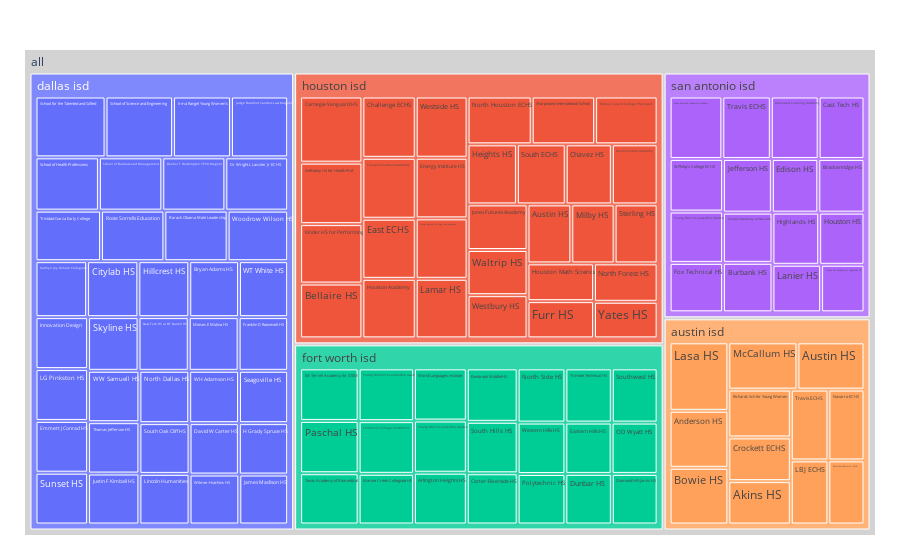

The cell this chart's notebook holds for it:
### Code cell
#tree map by sat scores
city_fig = px.treemap(big_city_school_df, path=[px.Constant("all"), 'District Name', 'Campus Name'], values='SAT Total')

city_fig.update_traces(root_color="lightgrey")
city_fig.update_layout(margin = dict(t=50, l=25, r=25, b=25))
city_fig.show()
plt.savefig("images/treesat.png")

### Figure 1 — Plotly figure (JSON) as saved in the notebook; plotly's stock layout.template omitted (floating-point values rounded to 4 significant figures)
{"data": [{"branchvalues": "total", "domain": {"x": [0, 1], "y": [0, 1]}, "hovertemplate": "labels=%{label}<br>SAT Total=%{value}<br>parent=%{parent}<br>id=%{id}<extra></extra>", "ids": ["all/san antonio isd/Advanced Learning Academy", "all/austin isd/Akins HS", "all/austin isd/Anderson HS", "all/fort worth isd/Arlington Heights HS", "all/austin isd/Austin HS", "all/houston isd/Austin HS", "all/dallas isd/Barack Obama Male Leadership", "all/houston isd/Bellaire HS", "all/fort worth isd/Benbrook Middle/HS", "all/dallas isd/Booker T Washington SPVA Magnet", "all/austin isd/Bowie HS", "all/san antonio isd/Brackenridge HS", "all/dallas isd/Bryan Adams HS", "all/san antonio isd/Burbank HS", "all/houston isd/Carnegie Vanguard HS", "all/fort worth isd/Carter-Riverside HS", "all/san antonio isd/Cast Tech HS", "all/houston isd/Challenge ECHS", "all/houston isd/Chavez HS", "all/dallas isd/Citylab HS", "all/san antonio isd/Cooper Academy at Navarro", "all/austin isd/Crockett ECHS", "all/dallas isd/David W Carter HS", "all/houston isd/DeBakey HS for Health Prof", "all/fort worth isd/Diamond Hill-Jarvis HS", "all/dallas isd/Dr Wright L Lassiter Jr ECHS", "all/fort worth isd/Dunbar HS", "all/houston isd/East ECHS", "all/fort worth isd/Eastern Hills HS", "all/austin isd/Eastside Memorial ECHS", "all/san antonio isd/Edison HS", "all/dallas isd/Emmett J Conrad HS", "all/houston isd/Energy Institute HS", "all/san antonio isd/Fox Technical HS", "all/dallas isd/Franklin D Roosevelt HS", "all/houston isd/Furr HS", "all/dallas isd/H Grady Spruce HS", "all/houston isd/Heights HS", "all/san antonio isd/Highlands HS", "all/dallas isd/Hillcrest HS", "all/houston isd/Houston Academy", "all/san antonio isd/Houston HS", "all/houston isd/Houston Math Science", "all/fort worth isd/IM Terrell Academy for STEM", "all/dallas isd/Innovation Design", "all/dallas isd/Irma Rangel Young Women's", "all/dallas isd/James Madison HS", "all/san antonio isd/Jefferson HS", "all/houston isd/Jones Futures Academy", "all/dallas isd/Judge Barefoot Sanders Law Magnet", "all/dallas isd/Justin F Kimball HS", "all/dallas isd/Kathlyn Joy Gilliam Collegiate", "all/houston isd/Kinder HS for Performing", "all/austin isd/LBJ ECHS", "all/dallas isd/LG Pinkston HS", "all/houston isd/Lamar HS", "all/san antonio isd/Lanier HS", "all/austin isd/Lasa HS", "all/dallas isd/Lincoln Humanities", "all/fort worth isd/Marine Creek Collegiate HS", "all/austin isd/McCallum HS", "all/houston isd/Mickey Leland College Prep Acad", "all/houston isd/Milby HS", "all/dallas isd/Moises E Molina HS", "all/houston isd/Mount Carmel Academy", "all/austin isd/Navarro ECHS", "all/dallas isd/New Tech HS at BF Darrell HS", "all/dallas isd/North Dallas HS", "all/houston isd/North Forest HS", "all/houston isd/North Houston ECHS", "all/fort worth isd/North Side HS", "all/fort worth isd/OD Wyatt HS", "all/fort worth isd/Paschal HS", "all/fort worth isd/Polytechnic HS", "all/austin isd/Richards Sch for Young Women", "all/dallas isd/Rosie Sorrells Education", "all/dallas isd/School for the Talented and Gifted", "all/dallas isd/School of Business and Management", "all/dallas isd/School of Health Professions", "all/dallas isd/School of Science and Engineering", "all/dallas isd/Seagoville HS", "all/houston isd/Sharpstown International School", "all/dallas isd/Skyline HS", "all/houston isd/South ECHS", "all/fort worth isd/South Hills HS", "all/dallas isd/South Oak Cliff HS", "all/fort worth isd/Southwest HS", "all/san antonio isd/St Philip's College ECHS", "all/houston isd/Sterling HS", "all/dallas isd/Sunset HS", "all/fort worth isd/Tarrant Co College South/Fort", "all/san antonio isd/Texans Can Academy at Highlands HS", "all/fort worth isd/Texas Academy of Biomedical", "all/houston isd/Texas Connections Academy", "all/dallas isd/Thomas Jefferson HS", "all/austin isd/Travis ECHS", "all/san antonio isd/Travis ECHS", "all/fort worth isd/Trimble Technical HS", "all/dallas isd/Trinidad Garza Early College", "all/dallas isd/WH Adamson HS", "all/dallas isd/WT White HS", "all/dallas isd/WW Samuell HS", "all/houston isd/Waltrip HS", "all/houston isd/Westbury HS", "all/fort worth isd/Western Hills HS", "all/houston isd/Westside HS", "all/dallas isd/Wilmer-Hutchins HS", "all/dallas isd/Woodrow Wilson HS", "all/fort worth isd/World Languages Institute", "all/houston isd/Yates HS", "all/fort worth isd/Young Men's Leadership Academy", "all/san antonio isd/Young Men's Leadership Academy", "all/houston isd/Young Women's College Prep Academy", "all/fort worth isd/Young Women's Leadership Academy", "all/san antonio isd/Young Women's Leadership Academy", "all/austin isd", "all/dallas isd", "all/fort worth isd", "all/houston isd", "all/san antonio isd", "all"], "labels": ["Advanced Learning Academy", "Akins HS", "Anderson HS", "Arlington Heights HS", "Austin HS", "Austin HS", "Barack Obama Male Leadership", "Bellaire HS", "Benbrook Middle/HS", "Booker T Washington SPVA Magnet", "Bowie HS", "Brackenridge HS", "Bryan Adams HS", "Burbank HS", "Carnegie Vanguard HS", "Carter-Riverside HS", "Cast Tech HS", "Challenge ECHS", "Chavez HS", "Citylab HS", "Cooper Academy at Navarro", "Crockett ECHS", "David W Carter HS", "DeBakey HS for Health Prof", "Diamond Hill-Jarvis HS", "Dr Wright L Lassiter Jr ECHS", "Dunbar HS", "East ECHS", "Eastern Hills HS", "Eastside Memorial ECHS", "Edison HS", "Emmett J Conrad HS", "Energy Institute HS", "Fox Technical HS", "Franklin D Roosevelt HS", "Furr HS", "H Grady Spruce HS", "Heights HS", "Highlands HS", "Hillcrest HS", "Houston Academy", "Houston HS", "Houston Math Science", "IM Terrell Academy for STEM", "Innovation Design", "Irma Rangel Young Women's", "James Madison HS", "Jefferson HS", "Jones Futures Academy", "Judge Barefoot Sanders Law Magnet", "Justin F Kimball HS", "Kathlyn Joy Gilliam Collegiate", "Kinder HS for Performing", "LBJ ECHS", "LG Pinkston HS", "Lamar HS", "Lanier HS", "Lasa HS", "Lincoln Humanities", "Marine Creek Collegiate HS", "McCallum HS", "Mickey Leland College Prep Acad", "Milby HS", "Moises E Molina HS", "Mount Carmel Academy", "Navarro ECHS", "New Tech HS at BF Darrell HS", "North Dallas HS", "North Forest HS", "North Houston ECHS", "North Side HS", "OD Wyatt HS", "Paschal HS", "Polytechnic HS", "Richards Sch for Young Women", "Rosie Sorrells Education", "School for the Talented and Gifted", "School of Business and Management", "School of Health Professions", "School of Science and Engineering", "Seagoville HS", "Sharpstown International School", "Skyline HS", "South ECHS", "South Hills HS", "South Oak Cliff HS", "Southwest HS", "St Philip's College ECHS", "Sterling HS", "Sunset HS", "Tarrant Co College South/Fort", "Texans Can Academy at Highlands HS", "Texas Academy of Biomedical", "Texas Connections Academy", "Thomas Jefferson HS", "Travis ECHS", "Travis ECHS", "Trimble Technical HS", "Trinidad Garza Early College", "WH Adamson HS", "WT White HS", "WW Samuell HS", "Waltrip HS", "Westbury HS", "Western Hills HS", "Westside HS", "Wilmer-Hutchins HS", "Woodrow Wilson HS", "World Languages Institute", "Yates HS", "Young Men's Leadership Academy", "Young Men's Leadership Academy", "Young Women's College Prep Academy", "Young Women's Leadership Academy", "Young Women's Leadership Academy", "austin isd", "dallas isd", "fort worth isd", "houston isd", "san antonio isd", "all"], "name": "", "parents": ["all/san antonio isd", "all/austin isd", "all/austin isd", "all/fort worth isd", "all/austin isd", "all/houston isd", "all/dallas isd", "all/houston isd", "all/fort worth isd", "all/dallas isd", "all/austin isd", "all/san antonio isd", "all/dallas isd", "all/san antonio isd", "all/houston isd", "all/fort worth isd", "all/san antonio isd", "all/houston isd", "all/houston isd", "all/dallas isd", "all/san antonio isd", "all/austin isd", "all/dallas isd", "all/houston isd", "all/fort worth isd", "all/dallas isd", "all/fort worth isd", "all/houston isd", "all/fort worth isd", "all/austin isd", "all/san antonio isd", "all/dallas isd", "all/houston isd", "all/san antonio isd", "all/dallas isd", "all/houston isd", "all/dallas isd", "all/houston isd", "all/san antonio isd", "all/dallas isd", "all/houston isd", "all/san antonio isd", "all/houston isd", "all/fort worth isd", "all/dallas isd", "all/dallas isd", "all/dallas isd", "all/san antonio isd", "all/houston isd", "all/dallas isd", "all/dallas isd", "all/dallas isd", "all/houston isd", "all/austin isd", "all/dallas isd", "all/houston isd", "all/san antonio isd", "all/austin isd", "all/dallas isd", "all/fort worth isd", "all/austin isd", "all/houston isd", "all/houston isd", "all/dallas isd", "all/houston isd", "all/austin isd", "all/dallas isd", "all/dallas isd", "all/houston isd", "all/houston isd", "all/fort worth isd", "all/fort worth isd", "all/fort worth isd", "all/fort worth isd", "all/austin isd", "all/dallas isd", "all/dallas isd", "all/dallas isd", "all/dallas isd", "all/dallas isd", "all/dallas isd", "all/houston isd", "all/dallas isd", "all/houston isd", "all/fort worth isd", "all/dallas isd", "all/fort worth isd", "all/san antonio isd", "all/houston isd", "all/dallas isd", "all/fort worth isd", "all/san antonio isd", "all/fort worth isd", "all/houston isd", "all/dallas isd", "all/austin isd", "all/san antonio isd", "all/fort worth isd", "all/dallas isd", "all/dallas isd", "all/dallas isd", "all/dallas isd", "all/houston isd", "all/houston isd", "all/fort worth isd", "all/houston isd", "all/dallas isd", "all/dallas isd", "all/fort worth isd", "all/houston isd", "all/fort worth isd", "all/san antonio isd", "all/houston isd", "all/fort worth isd", "all/san antonio isd", "all", "all", "all", "all", "all", ""], "root": {"color": "lightgrey"}, "type": "treemap", "values": [1036, 961, 1186, 967, 1124, 860, 1028, 1137, 960, 1080, 1180, 860, 894, 848, 1372, 920, 993, 1090, 923, 922, 860, 968, 815, 1275, 819, 1075, 831, 1069, 839, 820, 865, 875, 1047, 915, 854, 824, 814, 987, 845, 916, 1058, 819, 836, 1086, 878, 1133, 784, 909, 911, 1118, 841, 928, 1232, 854, 876, 1029, 802, 1425, 816, 991, 1159, 996, 851, 861, 916, 906, 866, 838, 814, 1022, 915, 834, 1082, 852, 1060, 1029, 1370, 1085, 1086, 1321, 826, 1011, 871, 977, 925, 818, 878, 974, 845, 875, 1029, 715, 1060, 1083, 847, 945, 1050, 888, 1065, 838, 884, 848, 902, 863, 867, 1058, 799, 983, 974, 776, 974, 951, 1044, 1032, 1141, 12588, 34757, 19723, 28808, 14583, 110459]}], "layout": {"legend": {"tracegroupgap": 0}, "margin": {"b": 25, "l": 25, "r": 25, "t": 50}}}
